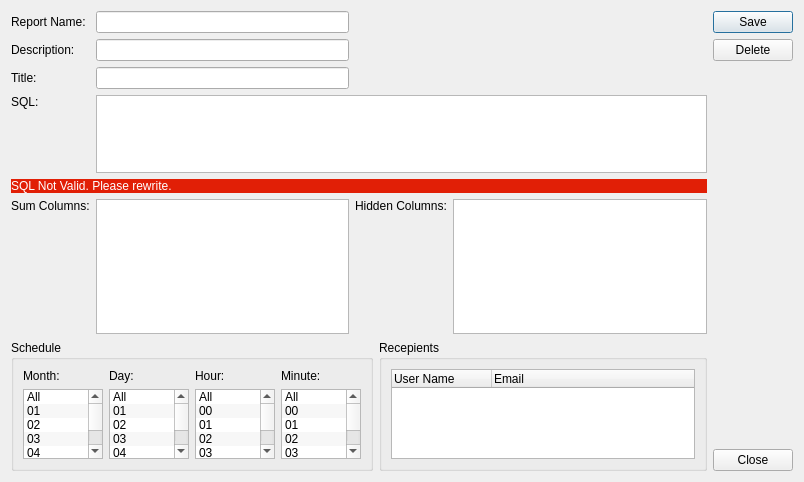
<?xml version="1.0" encoding="UTF-8"?>
<ui version="4.0">
 <class>ReportEditor</class>
 <widget class="QDialog" name="ReportEditor">
  <property name="geometry">
   <rect>
    <x>0</x>
    <y>0</y>
    <width>804</width>
    <height>482</height>
   </rect>
  </property>
  <property name="windowTitle">
   <string>Report Editor</string>
  </property>
  <layout class="QHBoxLayout" name="horizontalLayout_3">
   <item>
    <layout class="QVBoxLayout" name="verticalLayout_7">
     <item>
      <layout class="QGridLayout" name="gridLayout">
       <item row="3" column="1" rowspan="2" colspan="3">
        <widget class="QTextEdit" name="txtSQL">
         <property name="maximumSize">
          <size>
           <width>16777215</width>
           <height>300</height>
          </size>
         </property>
        </widget>
       </item>
       <item row="6" column="3">
        <widget class="QListWidget" name="lstHiddenColumns"/>
       </item>
       <item row="6" column="2">
        <widget class="QLabel" name="label_10">
         <property name="text">
          <string>Hidden Columns:</string>
         </property>
         <property name="alignment">
          <set>Qt::AlignLeading|Qt::AlignLeft|Qt::AlignTop</set>
         </property>
        </widget>
       </item>
       <item row="6" column="0">
        <widget class="QLabel" name="label_9">
         <property name="text">
          <string>Sum Columns:</string>
         </property>
         <property name="alignment">
          <set>Qt::AlignLeading|Qt::AlignLeft|Qt::AlignTop</set>
         </property>
        </widget>
       </item>
       <item row="6" column="1">
        <widget class="QListWidget" name="lstSumColumns"/>
       </item>
       <item row="0" column="1">
        <widget class="QLineEdit" name="txtReportName"/>
       </item>
       <item row="1" column="0">
        <widget class="QLabel" name="label_2">
         <property name="text">
          <string>Description:</string>
         </property>
        </widget>
       </item>
       <item row="0" column="0">
        <widget class="QLabel" name="label">
         <property name="text">
          <string>Report Name:</string>
         </property>
        </widget>
       </item>
       <item row="3" column="0">
        <widget class="QLabel" name="label_4">
         <property name="text">
          <string>SQL:</string>
         </property>
         <property name="alignment">
          <set>Qt::AlignLeading|Qt::AlignLeft|Qt::AlignTop</set>
         </property>
        </widget>
       </item>
       <item row="1" column="1">
        <widget class="QLineEdit" name="txtDescription"/>
       </item>
       <item row="2" column="0">
        <widget class="QLabel" name="label_3">
         <property name="text">
          <string>Title:</string>
         </property>
        </widget>
       </item>
       <item row="2" column="1">
        <widget class="QLineEdit" name="txtTitle"/>
       </item>
       <item row="5" column="0" colspan="4">
        <widget class="QLabel" name="lblSQLError">
         <property name="styleSheet">
          <string notr="true">color: rgb(255, 255, 255);
background-color: rgb(225, 31, 6);</string>
         </property>
         <property name="text">
          <string>SQL Not Valid. Please rewrite.</string>
         </property>
        </widget>
       </item>
      </layout>
     </item>
     <item>
      <layout class="QHBoxLayout" name="horizontalLayout_2">
       <item>
        <widget class="QGroupBox" name="groupBox">
         <property name="sizePolicy">
          <sizepolicy hsizetype="Preferred" vsizetype="Preferred">
           <horstretch>0</horstretch>
           <verstretch>0</verstretch>
          </sizepolicy>
         </property>
         <property name="title">
          <string>Schedule</string>
         </property>
         <layout class="QHBoxLayout" name="horizontalLayout">
          <item>
           <layout class="QVBoxLayout" name="verticalLayout_3">
            <item>
             <widget class="QLabel" name="label_5">
              <property name="text">
               <string>Month:</string>
              </property>
             </widget>
            </item>
            <item>
             <widget class="QListWidget" name="lstMonths">
              <property name="maximumSize">
               <size>
                <width>80</width>
                <height>16777215</height>
               </size>
              </property>
              <property name="alternatingRowColors">
               <bool>true</bool>
              </property>
              <property name="selectionMode">
               <enum>QAbstractItemView::MultiSelection</enum>
              </property>
              <item>
               <property name="text">
                <string>All</string>
               </property>
               <property name="checkState">
                <enum>Unchecked</enum>
               </property>
              </item>
              <item>
               <property name="text">
                <string>01</string>
               </property>
              </item>
              <item>
               <property name="text">
                <string>02</string>
               </property>
              </item>
              <item>
               <property name="text">
                <string>03</string>
               </property>
              </item>
              <item>
               <property name="text">
                <string>04</string>
               </property>
              </item>
              <item>
               <property name="text">
                <string>05</string>
               </property>
              </item>
              <item>
               <property name="text">
                <string>06</string>
               </property>
              </item>
              <item>
               <property name="text">
                <string>07</string>
               </property>
              </item>
              <item>
               <property name="text">
                <string>08</string>
               </property>
              </item>
              <item>
               <property name="text">
                <string>09</string>
               </property>
              </item>
              <item>
               <property name="text">
                <string>10</string>
               </property>
              </item>
              <item>
               <property name="text">
                <string>11</string>
               </property>
              </item>
              <item>
               <property name="text">
                <string>12</string>
               </property>
              </item>
             </widget>
            </item>
           </layout>
          </item>
          <item>
           <layout class="QVBoxLayout" name="verticalLayout_4">
            <item>
             <widget class="QLabel" name="label_6">
              <property name="text">
               <string>Day:</string>
              </property>
             </widget>
            </item>
            <item>
             <widget class="QListWidget" name="lstDays">
              <property name="maximumSize">
               <size>
                <width>80</width>
                <height>16777215</height>
               </size>
              </property>
              <property name="alternatingRowColors">
               <bool>true</bool>
              </property>
              <property name="selectionMode">
               <enum>QAbstractItemView::ExtendedSelection</enum>
              </property>
              <item>
               <property name="text">
                <string>All</string>
               </property>
              </item>
              <item>
               <property name="text">
                <string>01</string>
               </property>
              </item>
              <item>
               <property name="text">
                <string>02</string>
               </property>
              </item>
              <item>
               <property name="text">
                <string>03</string>
               </property>
              </item>
              <item>
               <property name="text">
                <string>04</string>
               </property>
              </item>
              <item>
               <property name="text">
                <string>05</string>
               </property>
              </item>
              <item>
               <property name="text">
                <string>06</string>
               </property>
              </item>
              <item>
               <property name="text">
                <string>07</string>
               </property>
              </item>
              <item>
               <property name="text">
                <string>08</string>
               </property>
              </item>
              <item>
               <property name="text">
                <string>09</string>
               </property>
              </item>
              <item>
               <property name="text">
                <string>10</string>
               </property>
              </item>
              <item>
               <property name="text">
                <string>11</string>
               </property>
              </item>
              <item>
               <property name="text">
                <string>12</string>
               </property>
              </item>
              <item>
               <property name="text">
                <string>13</string>
               </property>
              </item>
              <item>
               <property name="text">
                <string>14</string>
               </property>
              </item>
              <item>
               <property name="text">
                <string>15</string>
               </property>
              </item>
              <item>
               <property name="text">
                <string>16</string>
               </property>
              </item>
              <item>
               <property name="text">
                <string>17</string>
               </property>
              </item>
              <item>
               <property name="text">
                <string>18</string>
               </property>
              </item>
              <item>
               <property name="text">
                <string>19</string>
               </property>
              </item>
              <item>
               <property name="text">
                <string>20</string>
               </property>
              </item>
              <item>
               <property name="text">
                <string>21</string>
               </property>
              </item>
              <item>
               <property name="text">
                <string>22</string>
               </property>
              </item>
              <item>
               <property name="text">
                <string>23</string>
               </property>
              </item>
              <item>
               <property name="text">
                <string>24</string>
               </property>
              </item>
              <item>
               <property name="text">
                <string>25</string>
               </property>
              </item>
              <item>
               <property name="text">
                <string>26</string>
               </property>
              </item>
              <item>
               <property name="text">
                <string>27</string>
               </property>
              </item>
              <item>
               <property name="text">
                <string>28</string>
               </property>
              </item>
              <item>
               <property name="text">
                <string>29</string>
               </property>
              </item>
              <item>
               <property name="text">
                <string>30</string>
               </property>
              </item>
              <item>
               <property name="text">
                <string>31</string>
               </property>
              </item>
             </widget>
            </item>
           </layout>
          </item>
          <item>
           <layout class="QVBoxLayout" name="verticalLayout_5">
            <item>
             <widget class="QLabel" name="label_7">
              <property name="text">
               <string>Hour:</string>
              </property>
             </widget>
            </item>
            <item>
             <widget class="QListWidget" name="lstHours">
              <property name="maximumSize">
               <size>
                <width>80</width>
                <height>16777215</height>
               </size>
              </property>
              <property name="alternatingRowColors">
               <bool>true</bool>
              </property>
              <property name="selectionMode">
               <enum>QAbstractItemView::ExtendedSelection</enum>
              </property>
              <item>
               <property name="text">
                <string>All</string>
               </property>
              </item>
              <item>
               <property name="text">
                <string>00</string>
               </property>
              </item>
              <item>
               <property name="text">
                <string>01</string>
               </property>
              </item>
              <item>
               <property name="text">
                <string>02</string>
               </property>
              </item>
              <item>
               <property name="text">
                <string>03</string>
               </property>
              </item>
              <item>
               <property name="text">
                <string>04</string>
               </property>
              </item>
              <item>
               <property name="text">
                <string>05</string>
               </property>
              </item>
              <item>
               <property name="text">
                <string>06</string>
               </property>
              </item>
              <item>
               <property name="text">
                <string>07</string>
               </property>
              </item>
              <item>
               <property name="text">
                <string>08</string>
               </property>
              </item>
              <item>
               <property name="text">
                <string>09</string>
               </property>
              </item>
              <item>
               <property name="text">
                <string>10</string>
               </property>
              </item>
              <item>
               <property name="text">
                <string>11</string>
               </property>
              </item>
              <item>
               <property name="text">
                <string>12</string>
               </property>
              </item>
              <item>
               <property name="text">
                <string>13</string>
               </property>
              </item>
              <item>
               <property name="text">
                <string>14</string>
               </property>
              </item>
              <item>
               <property name="text">
                <string>15</string>
               </property>
              </item>
              <item>
               <property name="text">
                <string>16</string>
               </property>
              </item>
              <item>
               <property name="text">
                <string>17</string>
               </property>
              </item>
              <item>
               <property name="text">
                <string>18</string>
               </property>
              </item>
              <item>
               <property name="text">
                <string>19</string>
               </property>
              </item>
              <item>
               <property name="text">
                <string>20</string>
               </property>
              </item>
              <item>
               <property name="text">
                <string>21</string>
               </property>
              </item>
              <item>
               <property name="text">
                <string>22</string>
               </property>
              </item>
              <item>
               <property name="text">
                <string>23</string>
               </property>
              </item>
             </widget>
            </item>
           </layout>
          </item>
          <item>
           <layout class="QVBoxLayout" name="verticalLayout_6">
            <item>
             <widget class="QLabel" name="label_8">
              <property name="text">
               <string>Minute:</string>
              </property>
             </widget>
            </item>
            <item>
             <widget class="QListWidget" name="lstMinutes">
              <property name="maximumSize">
               <size>
                <width>80</width>
                <height>16777215</height>
               </size>
              </property>
              <property name="alternatingRowColors">
               <bool>true</bool>
              </property>
              <property name="selectionMode">
               <enum>QAbstractItemView::ExtendedSelection</enum>
              </property>
              <item>
               <property name="text">
                <string>All</string>
               </property>
              </item>
              <item>
               <property name="text">
                <string>00</string>
               </property>
              </item>
              <item>
               <property name="text">
                <string>01</string>
               </property>
              </item>
              <item>
               <property name="text">
                <string>02</string>
               </property>
              </item>
              <item>
               <property name="text">
                <string>03</string>
               </property>
              </item>
              <item>
               <property name="text">
                <string>04</string>
               </property>
              </item>
              <item>
               <property name="text">
                <string>05</string>
               </property>
              </item>
              <item>
               <property name="text">
                <string>06</string>
               </property>
              </item>
              <item>
               <property name="text">
                <string>07</string>
               </property>
              </item>
              <item>
               <property name="text">
                <string>08</string>
               </property>
              </item>
              <item>
               <property name="text">
                <string>09</string>
               </property>
              </item>
              <item>
               <property name="text">
                <string>10</string>
               </property>
              </item>
              <item>
               <property name="text">
                <string>11</string>
               </property>
              </item>
              <item>
               <property name="text">
                <string>12</string>
               </property>
              </item>
              <item>
               <property name="text">
                <string>13</string>
               </property>
              </item>
              <item>
               <property name="text">
                <string>14</string>
               </property>
              </item>
              <item>
               <property name="text">
                <string>15</string>
               </property>
              </item>
              <item>
               <property name="text">
                <string>16</string>
               </property>
              </item>
              <item>
               <property name="text">
                <string>17</string>
               </property>
              </item>
              <item>
               <property name="text">
                <string>18</string>
               </property>
              </item>
              <item>
               <property name="text">
                <string>19</string>
               </property>
              </item>
              <item>
               <property name="text">
                <string>20</string>
               </property>
              </item>
              <item>
               <property name="text">
                <string>21</string>
               </property>
              </item>
              <item>
               <property name="text">
                <string>22</string>
               </property>
              </item>
              <item>
               <property name="text">
                <string>23</string>
               </property>
              </item>
              <item>
               <property name="text">
                <string>24</string>
               </property>
              </item>
              <item>
               <property name="text">
                <string>25</string>
               </property>
              </item>
              <item>
               <property name="text">
                <string>26</string>
               </property>
              </item>
              <item>
               <property name="text">
                <string>27</string>
               </property>
              </item>
              <item>
               <property name="text">
                <string>28</string>
               </property>
              </item>
              <item>
               <property name="text">
                <string>29</string>
               </property>
              </item>
              <item>
               <property name="text">
                <string>30</string>
               </property>
              </item>
              <item>
               <property name="text">
                <string>31</string>
               </property>
              </item>
              <item>
               <property name="text">
                <string>32</string>
               </property>
              </item>
              <item>
               <property name="text">
                <string>33</string>
               </property>
              </item>
              <item>
               <property name="text">
                <string>34</string>
               </property>
              </item>
              <item>
               <property name="text">
                <string>35</string>
               </property>
              </item>
              <item>
               <property name="text">
                <string>36</string>
               </property>
              </item>
              <item>
               <property name="text">
                <string>37</string>
               </property>
              </item>
              <item>
               <property name="text">
                <string>38</string>
               </property>
              </item>
              <item>
               <property name="text">
                <string>39</string>
               </property>
              </item>
              <item>
               <property name="text">
                <string>40</string>
               </property>
              </item>
              <item>
               <property name="text">
                <string>41</string>
               </property>
              </item>
              <item>
               <property name="text">
                <string>42</string>
               </property>
              </item>
              <item>
               <property name="text">
                <string>43</string>
               </property>
              </item>
              <item>
               <property name="text">
                <string>44</string>
               </property>
              </item>
              <item>
               <property name="text">
                <string>45</string>
               </property>
              </item>
              <item>
               <property name="text">
                <string>46</string>
               </property>
              </item>
              <item>
               <property name="text">
                <string>47</string>
               </property>
              </item>
              <item>
               <property name="text">
                <string>48</string>
               </property>
              </item>
              <item>
               <property name="text">
                <string>49</string>
               </property>
              </item>
              <item>
               <property name="text">
                <string>50</string>
               </property>
              </item>
              <item>
               <property name="text">
                <string>51</string>
               </property>
              </item>
              <item>
               <property name="text">
                <string>52</string>
               </property>
              </item>
              <item>
               <property name="text">
                <string>53</string>
               </property>
              </item>
              <item>
               <property name="text">
                <string>54</string>
               </property>
              </item>
              <item>
               <property name="text">
                <string>55</string>
               </property>
              </item>
              <item>
               <property name="text">
                <string>56</string>
               </property>
              </item>
              <item>
               <property name="text">
                <string>57</string>
               </property>
              </item>
              <item>
               <property name="text">
                <string>58</string>
               </property>
              </item>
              <item>
               <property name="text">
                <string>59</string>
               </property>
              </item>
             </widget>
            </item>
           </layout>
          </item>
         </layout>
        </widget>
       </item>
       <item>
        <widget class="QGroupBox" name="groupBox_2">
         <property name="sizePolicy">
          <sizepolicy hsizetype="Preferred" vsizetype="Preferred">
           <horstretch>1</horstretch>
           <verstretch>0</verstretch>
          </sizepolicy>
         </property>
         <property name="title">
          <string>Recepients</string>
         </property>
         <layout class="QVBoxLayout" name="verticalLayout_2">
          <item>
           <widget class="QTreeWidget" name="trvRecepients">
            <property name="indentation">
             <number>0</number>
            </property>
            <column>
             <property name="text">
              <string>User Name</string>
             </property>
            </column>
            <column>
             <property name="text">
              <string>Email</string>
             </property>
            </column>
           </widget>
          </item>
         </layout>
        </widget>
       </item>
      </layout>
     </item>
    </layout>
   </item>
   <item>
    <layout class="QVBoxLayout" name="verticalLayout">
     <item>
      <widget class="QPushButton" name="cmdSave">
       <property name="text">
        <string>Save</string>
       </property>
       <property name="default">
        <bool>true</bool>
       </property>
      </widget>
     </item>
     <item>
      <widget class="QPushButton" name="cmdDelete">
       <property name="text">
        <string>Delete</string>
       </property>
      </widget>
     </item>
     <item>
      <spacer name="verticalSpacer">
       <property name="orientation">
        <enum>Qt::Vertical</enum>
       </property>
       <property name="sizeHint" stdset="0">
        <size>
         <width>20</width>
         <height>40</height>
        </size>
       </property>
      </spacer>
     </item>
     <item>
      <widget class="QPushButton" name="cmdClose">
       <property name="text">
        <string>Close</string>
       </property>
      </widget>
     </item>
    </layout>
   </item>
  </layout>
 </widget>
 <resources/>
 <connections>
  <connection>
   <sender>cmdClose</sender>
   <signal>clicked()</signal>
   <receiver>ReportEditor</receiver>
   <slot>reject()</slot>
   <hints>
    <hint type="sourcelabel">
     <x>682</x>
     <y>412</y>
    </hint>
    <hint type="destinationlabel">
     <x>682</x>
     <y>374</y>
    </hint>
   </hints>
  </connection>
 </connections>
</ui>
